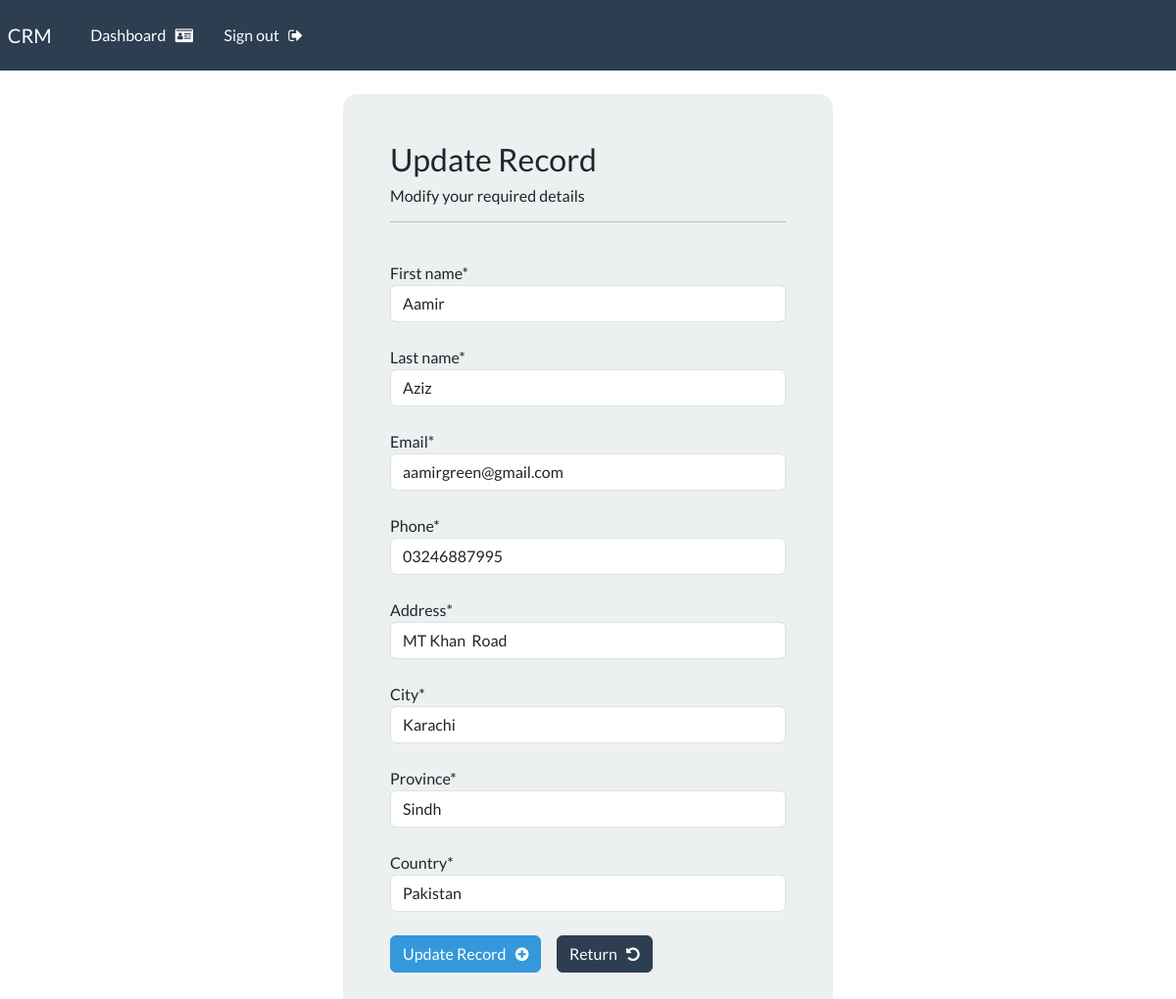
/update-record/6 (signed in), run on the app's committed database.
### webapp/models.py (models this page shows, shortened)
class Record(models.Model):
    creation_date = models.DateTimeField(auto_now_add=True)
    first_name = models.CharField(max_length=50)
    last_name = models.CharField(max_length=50)
    email = models.EmailField()
    phone = models.CharField(max_length=20)
    address = models.CharField(max_length=100)
    city = models.CharField(max_length=70)
    province = models.CharField(max_length=70)
    country = models.CharField(max_length=70)

### webapp/views.py (the view)
# urls.py: path('update-record/<int:pk>', views.update_record, name='update-record'),
@login_required(login_url='my-login')
def update_record(request, pk):
    record = Record.objects.get(id=pk)
    form = UpdateRecordForm(instance=record)
    if request.method == "POST":
        form = UpdateRecordForm(request.POST, instance=record)
        if form.is_valid():
            form.save()
            messages.success(request, 'Record Updated successfully')
            return redirect("dashboard")
    context = {'form':form, 'page':'Update Record'}
    return render(request, 'webapp/update-record.html', context=context)

### webapp/forms.py
class UpdateRecordForm(forms.ModelForm):
           class Meta:
            model = Record
            fields = ['first_name', 'last_name', 'email', 'phone', 'address', 'city', 'province', 'country']

### webapp/templates/webapp/update-record.html (shortened to what this page needs)
{% extends 'webapp/base.html' %}
{% load crispy_forms_tags %}
{% block content %}
<body>
    <div class="container bg-light shadow-md p-5 form-layout">
        <h3>Update Record</h3>
        <h6>Modify your required details</h6>
        <hr>
        <br>
        <form action="" method="post" autocomplete="off">
            {{form.first_name|as_crispy_field}}
            <br>
            {{form.last_name|as_crispy_field}}
            <br>
            {{form.email|as_crispy_field}}
            <br>
            {{form.phone|as_crispy_field}}
            <br>
            {{form.address|as_crispy_field}}
            <br>
            {{form.city|as_crispy_field}}
            <br>
            {{form.province|as_crispy_field}}
            <br>
            {{form.country|as_crispy_field}}
            <br>
            <button type="submit" class="btn btn-info">Update Record &nbsp; <i class="fa fa-plus-circle" aria-hidden="true"></i></button>
            <a href="{% url 'dashboard' %}" class="btn btn-primary">Return &nbsp; <i class="fa fa-undo" aria-hidden="true"></i></a>
        </form>
    </div>
</body>
{% endblock %}

### crm/static/css/styles.css (style rules this page uses)
.form-layout { border-radius: 15px; width: 500px; }

### data on the page
Record: first_name "Aamir", last_name "Aziz", email "aamirgreen@gmail.com", phone "03246887995", address "MT Khan Road", city "Karachi", province "Sindh", country "Pakistan"
